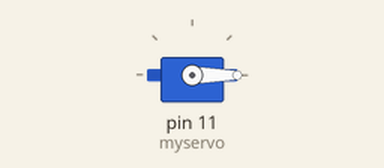
The sketch below on a simulated Arduino Uno, built with avr-gcc and run on an emulated ATmega328P. Shown: servo.

Above: at 0.05 s.
At 2.05 s:
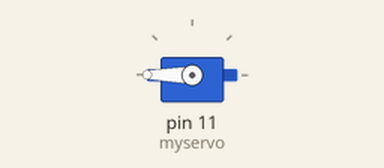
At 4.0 s:
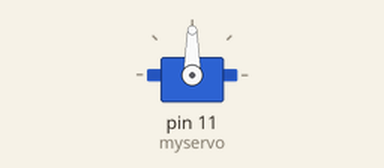
Timing chart, 0 to 5.2 s (numbered marks = the images above):
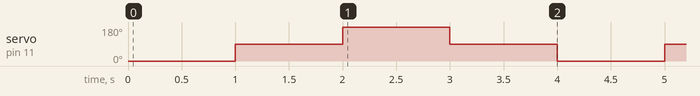

The sketch:

sketch_may25a.ino
```cpp
#include <Servo.h>   //載入函式庫，這是內建的，不用安裝

Servo myservo;  // 建立SERVO物件


void setup() {
  myservo.attach(11);  // 設定要將伺服馬達接到哪一個PIN腳
}

void loop() {
  myservo.write(0);  //旋轉到0度，就是一般所說的歸零
  delay(1000);
  myservo.write(90); //旋轉到90度
  delay(1000);
  myservo.write(180); //旋轉到180度
  delay(1000);
  myservo.write(90);
  delay(1000);
}
```

Measured:
- by itself, servo on pin 11 (myservo): repeats every 4.0 s: 180° 1.0 s, 90° 1.0 s, 0° 1.0 s, 90° 1.0 s
